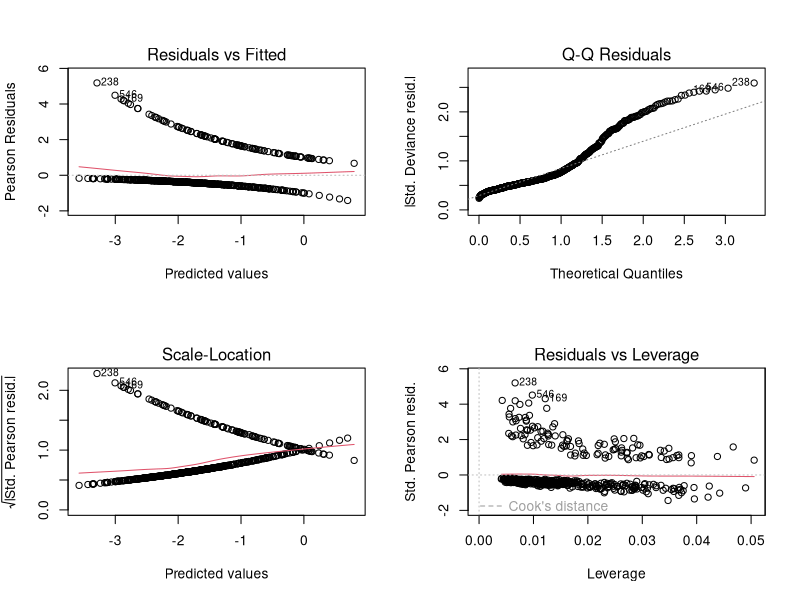

The R source for this figure:
# ============================================================
# Week 4: Binomial Regression
# Mao Mao
# Research question:
# Is previous injury history associated with current-season injury?
# ============================================================

# 1. Read the player data
players <- read.csv("league_players.csv")

# 2. Check the data
dim(players)
names(players)
str(players)

# 3. Check the binary outcome
table(players$injured)
prop.table(table(players$injured))

# 4. Fit the binomial logistic regression model
model1 <- glm(
  injured ~ prev_injuries,
  data = players,
  family = binomial(link = "logit")
)

# 5. View the model results
summary(model1)

# 6. Convert the coefficient into an odds ratio
exp(coef(model1))

# 7. Calculate 95% confidence intervals for odds ratios
exp(confint(model1))



# Fit an adjusted binomial logistic regression model
model2 <- glm(
  injured ~ prev_injuries + age + minutes_played +
    training_load + bmi + position,
  data = players,
  family = binomial(link = "logit")
)

# Display the model results
summary(model2)

# Convert coefficients to odds ratios
exp(coef(model2))

# Calculate 95% confidence intervals for odds ratios
exp(confint(model2))

# Compare the two models using AIC
AIC(model1, model2)

# Likelihood ratio test: does model2 improve on model1?
anova(model1, model2, test = "Chisq")

# Basic diagnostic plots for Model 2
par(mfrow = c(2, 2))
plot(model2)
par(mfrow = c(1, 1))

# Save predicted probabilities
players$predicted_probability <- predict(
  model2,
  type = "response"
)

head(players[
  c("injured", "prev_injuries", "predicted_probability")
])

write.csv(
  players,
  "players_with_predictions.csv",
  row.names = FALSE
)
